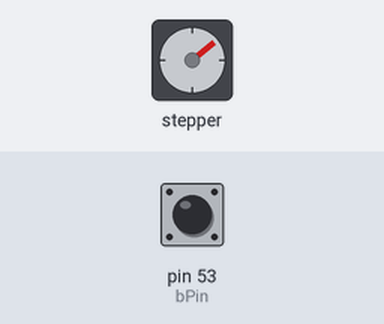
A sketch run on a simulated Arduino Mega 2560, built with avr-gcc and run on an emulated ATmega2560. Shown: stepper motor. The test bench sets the inputs (shaded band); at power-on: pin 53 (bPin) HIGH. Stepper angles assume 2048 steps per turn.

Above: at 1.2 s.
1.3 s: pin 53 (bPin) pulled LOW for 3.2 s
At 5.25 s:
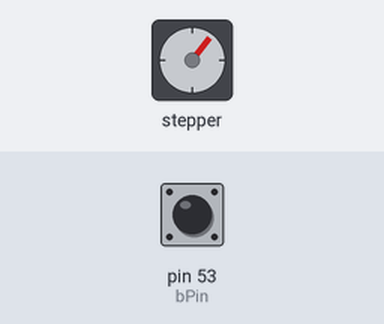
7.5 s: pin 53 (bPin) pulled LOW for 0.15 s
At 7.67 s:
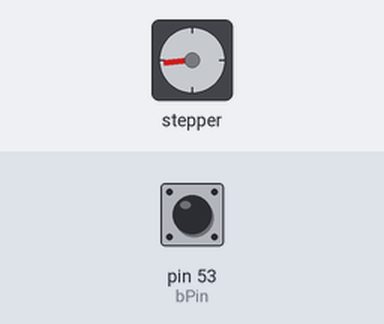
10.6 s: pin 53 (bPin) pulled LOW for 1 s
At 11.76 s:
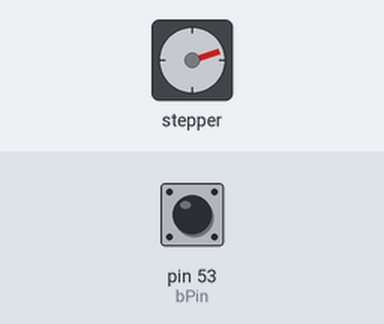
Timing chart, 0 to 23.3 s (numbered marks = the images above; inputs shaded):
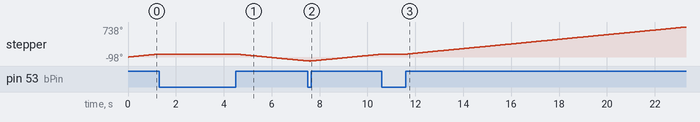

The sketch:

Stepper_Motor.ino
```cpp
#include <Stepper.h>
int stepsPerRevelution=2048;
int motSpeed =10;
int dt = 1000;
int bPin = 53;
int bVal;
int motDir = 1;
int newv;
int oldv = 1;
Stepper myStepper(stepsPerRevelution, 8,10,9,11);
void setup() {
  // put your setup code here, to run once:
  myStepper.setSpeed(motSpeed);
  pinMode(bPin,INPUT);
  digitalWrite(bPin,HIGH);

}

void loop() {
  // put your main code here, to run repeatedly:

  newv = digitalRead(bPin);
  if(oldv == 1 && newv == 0){
    motDir = motDir*(-1);
  }
  myStepper.step(motDir*1);
//  myStepper.step(stepsPerRevelution);
//  delay(dt);
//  myStepper.step(-stepsPerRevelution);
//  delay(dt);

}
```
